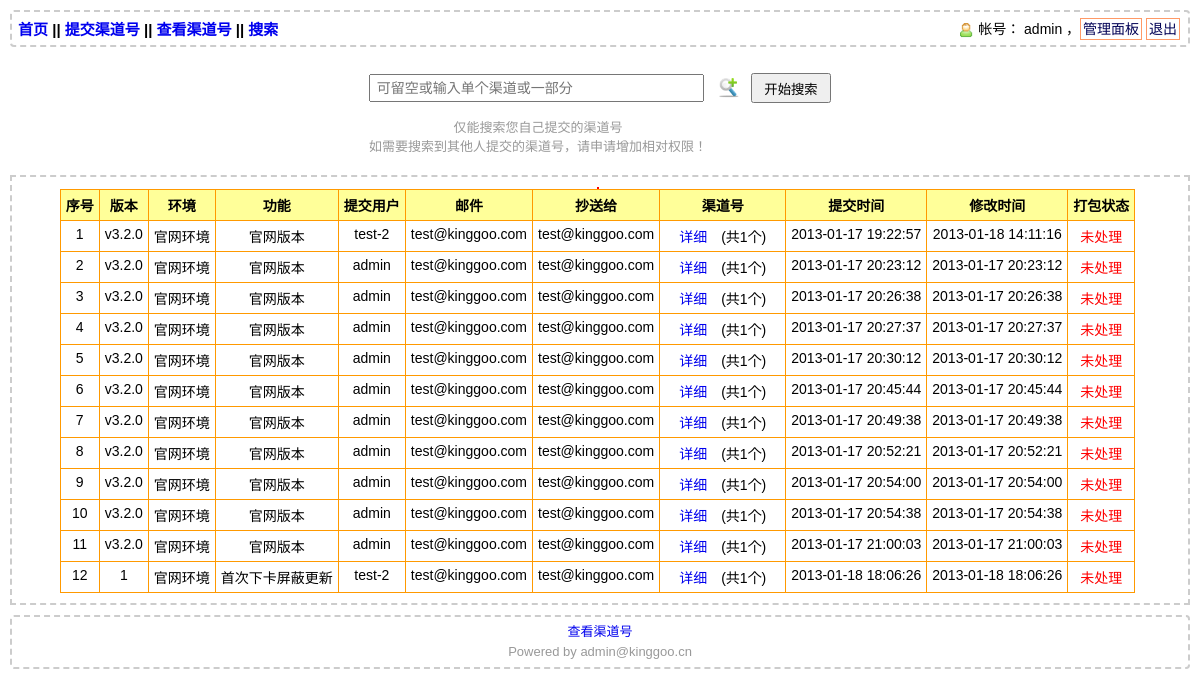
Page /searcher.php (signed in) on the committed database.
### tables this page shows
CREATE TABLE `source` (
  `s_id` int(10) NOT NULL AUTO_INCREMENT,
  `v_id` int(50) NOT NULL COMMENT 'version内',
  `f_id` int(5) NOT NULL COMMENT '特殊功能存储',
  `p_id` int(5) NOT NULL COMMENT '环境标识',
  `v_version` varchar(50) NOT NULL COMMENT 'version内渠道号',
  `s_status` int(5) NOT NULL COMMENT '0，成功；1,失败',
  `client_platform` int(2) NOT NULL,
  `percentage` int(5) NOT NULL DEFAULT '0' COMMENT '临时存储进度',
  `s_value` text NOT NULL COMMENT '存放每次提交的所有sourceid',
  `s_submitdatetime` datetime DEFAULT NULL COMMENT '提交时间',
  `update_time` datetime DEFAULT NULL,
  `u_mailcc` varchar(255) NOT NULL DEFAULT 'liuxue@vancl.cn' COMMENT '抄送邮件',
  `uid` int(5) NOT NULL COMMENT '保存user_admin内的uid',
  `mail` varchar(50) NOT NULL COMMENT 'session[mail]',
  `ftp` longtext COMMENT 'ftp信息',
  `s_describe` varchar(600) NOT NULL COMMENT '描述信息',
  PRIMARY KEY (`s_id`)
);

CREATE TABLE `platform` (
  `p_name` varchar(25) NOT NULL,
  `p_value` varchar(25) NOT NULL,
  `p_venv` int(5) NOT NULL
);

CREATE TABLE `function` (
  `f_name` varchar(100) NOT NULL,
  `f_value` varchar(50) NOT NULL,
  `f_venv` int(5) NOT NULL
);

CREATE TABLE `user_admin` (
  `uid` int(5) NOT NULL AUTO_INCREMENT COMMENT '用户id',
  `password` varchar(100) NOT NULL DEFAULT '084e0343a0486ff05530df6c705c8bb4' COMMENT 'LADP验证密码替代品',
  `username` varchar(30) NOT NULL COMMENT '用户名称，可能会是邮箱地址',
  `email` varchar(255) NOT NULL,
  `ugid` int(5) NOT NULL,
  PRIMARY KEY (`uid`)
);

### conf/config.php (called while the page is built, shortened)
<?php
$administrator=array(
"smtphost"=>"smtpsrv01.kinggoo.cn",
"charset"=>"utf-8",
"port"=>"25",
"fromadds"=>"admin@kinggoo.cn",
"fromname"=>"admin@kinggoo.cn",
"mail"=>"admin@kinggoo.cn",
"name"=>"admin@kinggoo.cn",
"password"=>"KingGoo.com",
"site"=>"http://pek7-qas-01.kinggoo.cn/source/",
"apply"=>"shenqing.php",
"sercher"=>"1"
);
?>

### searcher.php (the view, shortened to what this page needs)
<?php
include('header.php');
?>
<br>
<form action="searcher.php" id="formsearch" method="get"
	name="formsearch">
<table align="center">
	<tr>
		<td><input name="submitSearch" placeholder=" 可留空或输入单个渠道或一部分"
			id="submitSearch" type="text"
			style="color: #999999; height: 28px; width: 335px; font-size: 14px;"
			onFocus="if(value==defaultValue){value='';this.style.color='#000'}"
			onBlur="if(!value){value=defaultValue;this.style.color='#999'}" /></td>
		<td><a href="javascript:void(0);" class="abtn_3"
			style="text-decoration: none;"> <img src="image/sou.png" alt="高级模式"
			width="20" height="20">
		</a></td>
		<td><input type="submit" style="height: 30px; width: 80px"
			value="开始搜索"></td>
	</tr>
	<tr align="center">
		<td><font color="#999" style="font-size: 13px">仅能搜索您自己提交的渠道号<br>
		如需要搜索到其他人提交的渠道号，请申请增加相对权限！</font></td>
	</tr>
</table>
</form>
		<?php
		if(isset($_GET)){
			$p_id=$_GET[env][0];
			$status=$_GET[status][0];
			$f_id=$_GET[fun][0];
			$v_id=$_GET[v_id];
			$psfv=$p_id.$status.$f_id.$v_id;
			if(preg_match('/^[0-9a-zA-Z_]{1,}$/', $_GET[submitSearch])||isset($_GET[submitSearch]) && preg_match('/^\d*$/', $psfv )||isset($psfv)  ){
				if($administrator[sercher]=="0"){
					$uid=$_SESSION[uid];
				}else if($administrator[sercher]=="1"){
					$uid="";
				}else if($administrator[sercher]=="2"){
					$uid="";
				}
				$sqlkey=searchKeyword($_GET[submitSearch],"$uid","$f_id","$status","$p_id","$v_id");
				$sqltest=searchKeyword($_GET[submitSearch],"$uid","$f_id","$status","$p_id","$v_id");
				$es = is_array(mysql_fetch_array($sqltest));
				$ees = $es ? TRUE  : FALSE ;
				if($ees){
					echo "<div style=\"border: 1px solid #cc;border: 2px dashed #ccc;	margin:2 2px;padding:10 10 10 5px\"><table align=\"center\"  style=\"font-size:14px\" border=\"1\" cellpadding=\"5\" bordercolor=\"#FF0000\" bordercolorlight=\"#33FF00\" bordercolordark=\"#CCFF00\" cellspacing=\"0\" >
				<table id=\"myTable\" class=\"tablesorter\"  align=\"center\"  style=\"font-size:14px;border: solid 1px #f90;border-collapse: collapse;\" border=\"1\" cellpadding=\"5\" bordercolor=\"#666666\" bordercolorlight=\"#33FF00\" bordercolordark=\"#CCFF00\" cellspacing=\"0\" >";
					echo "<thead><tr bordercolor=\"#000000\" bgcolor=\"#FFFF99\">
					<th  scope=\"col\">序号</th>
					<th  scope=\"col\">版本</th>
					<th  scope=\"col\">环境</th>
					<th  scope=\"col\">功能</th>
					<th  scope=\"col\">提交用户</th>
					<th scope=\"col\">邮件</th>
					<th scope=\"col\">抄送给</th>
					<th  scope=\"col\">渠道号</th>
					<th  scope=\"col\">提交时间</th>
					<th  scope=\"col\">修改时间</th>
					<th scope=\"col\">打包状态</th>
			</tr></thead><tbody>";
					while($rowt=mysql_fetch_array($sqlkey)){
						$rowt_s_value_look=str_replace("\n", "<br>", str_replace(" ", "&nbsp;", $rowt[s_value]));
						$rowt_s_value_look_array=explode("<br>", "$rowt_s_value_look");
						$total=ceil(count($rowt_s_value_look_array));
						$fSql=mysql_query("SELECT f_name from function where f_venv='$rowt[f_id]'");
						$fRow=mysql_fetch_array($fSql);
						$pSql=mysql_query("SELECT p_name from platform where p_venv='$rowt[p_id]'");
						$pRow=mysql_fetch_array($pSql);
						$uSql=mysql_query("SELECT username from user_admin where uid='$rowt[uid]'");
						$uRow=mysql_fetch_array($uSql);
						if($rowt[s_status]=='1'){
							$s_status="<font color=\"red\">未处理</font>";
						}
						echo "<tr  id=\"a\" style=\"text-align: center;\">
					<td valign=\"top\">".$rowt[s_id]."</td>
					<td valign=\"top\">".$rowt[v_version]."</td>
					<td valign=\"top\">".$pRow[p_name]."</td>
					<td valign=\"top\">".$fRow[f_name]."</td>
					<td valign=\"top\">".$uRow[username]."</td>
					<td valign=\"top\">".$rowt[mail]."</td>
					<td valign=\"top\">".$rowt[u_mailcc]."</td>
					<td valign=\"top\" align=\"left\">　<a href=\"submit_source_xinxi.php?id=$rowt[s_id]&page=1\">详细</a>　(共".$total."个)　</td>
					<td valign=\"top\">".$rowt[s_submitdatetime]."</td>
					<td valign=\"top\">".$rowt[update_time]."</td>
					<td valign=\"top\">".$s_status."</td>
			</tr>";
					}
					echo "</tbody></table></div>";
				}
			}else{
				$classaction->get_show_msg("searcher.php","0","<font color=red><b>传递参数字符不合法，您的恶意相关操作信息已发送给管理员！</b></font>","8");
			}
		}
		function searchKeyword($sourceidkey,$uid,$f_id,$s_status,$p_id,$v_id){
			$sql="SELECT *  FROM `source` WHERE  s_value LIKE '%$sourceidkey%' AND f_id LIKE '%$f_id%' AND p_id LIKE '%$p_id%' AND s_status LIKE '%$s_status%' AND v_id LIKE '%$v_id%' AND uid LIKE '%$uid%'";
			$sql=mysql_query($sql);
	return $sql;
}
?>
<?php
include('foot.php');
?>

### common.css (style rules this page uses)
body { font-family: arial, sans-serif; font-size: 13px; }
img { vertical-align:middle; border="0" }
td { padding: 1px; height: 20px; padding: 5px; margin-top: 5px; margin-left: 2px; margin-bottom: 5px; margin-right: 2px; }
a { text-decoration: none; }

### rows in the picture
source: s_id "1", v_version "v3.2.0", platform.p_name "官网环境", function.f_name "官网版本", uid.username "test-2", mail "test@kinggoo.com", u_mailcc "test@kinggoo.com", total "1", s_submitdatetime "2013-01-17 19:22:57", update_time "2013-01-18 14:11:16", s_status "未处理"
source: s_id "2", v_version "v3.2.0", platform.p_name "官网环境", function.f_name "官网版本", uid.username "admin", mail "test@kinggoo.com", u_mailcc "test@kinggoo.com", total "1", s_submitdatetime "2013-01-17 20:23:12", update_time "2013-01-17 20:23:12", s_status "未处理"
source: s_id "3", v_version "v3.2.0", platform.p_name "官网环境", function.f_name "官网版本", uid.username "admin", mail "test@kinggoo.com", u_mailcc "test@kinggoo.com", total "1", s_submitdatetime "2013-01-17 20:26:38", update_time "2013-01-17 20:26:38", s_status "未处理"
source: s_id "4", v_version "v3.2.0", platform.p_name "官网环境", function.f_name "官网版本", uid.username "admin", mail "test@kinggoo.com", u_mailcc "test@kinggoo.com", total "1", s_submitdatetime "2013-01-17 20:27:37", update_time "2013-01-17 20:27:37", s_status "未处理"
source: s_id "5", v_version "v3.2.0", platform.p_name "官网环境", function.f_name "官网版本", uid.username "admin", mail "test@kinggoo.com", u_mailcc "test@kinggoo.com", total "1", s_submitdatetime "2013-01-17 20:30:12", update_time "2013-01-17 20:30:12", s_status "未处理"
source: s_id "6", v_version "v3.2.0", platform.p_name "官网环境", function.f_name "官网版本", uid.username "admin", mail "test@kinggoo.com", u_mailcc "test@kinggoo.com", total "1", s_submitdatetime "2013-01-17 20:45:44", update_time "2013-01-17 20:45:44", s_status "未处理"
source: s_id "7", v_version "v3.2.0", platform.p_name "官网环境", function.f_name "官网版本", uid.username "admin", mail "test@kinggoo.com", u_mailcc "test@kinggoo.com", total "1", s_submitdatetime "2013-01-17 20:49:38", update_time "2013-01-17 20:49:38", s_status "未处理"
source: s_id "8", v_version "v3.2.0", platform.p_name "官网环境", function.f_name "官网版本", uid.username "admin", mail "test@kinggoo.com", u_mailcc "test@kinggoo.com", total "1", s_submitdatetime "2013-01-17 20:52:21", update_time "2013-01-17 20:52:21", s_status "未处理"
source: s_id "9", v_version "v3.2.0", platform.p_name "官网环境", function.f_name "官网版本", uid.username "admin", mail "test@kinggoo.com", u_mailcc "test@kinggoo.com", total "1", s_submitdatetime "2013-01-17 20:54:00", update_time "2013-01-17 20:54:00", s_status "未处理"
source: s_id "10", v_version "v3.2.0", platform.p_name "官网环境", function.f_name "官网版本", uid.username "admin", mail "test@kinggoo.com", u_mailcc "test@kinggoo.com", total "1", s_submitdatetime "2013-01-17 20:54:38", update_time "2013-01-17 20:54:38", s_status "未处理"
source: s_id "11", v_version "v3.2.0", platform.p_name "官网环境", function.f_name "官网版本", uid.username "admin", mail "test@kinggoo.com", u_mailcc "test@kinggoo.com", total "1", s_submitdatetime "2013-01-17 21:00:03", update_time "2013-01-17 21:00:03", s_status "未处理"
source: s_id "12", v_version "1", platform.p_name "官网环境", function.f_name "首次下卡屏蔽更新", uid.username "test-2", mail "test@kinggoo.com", u_mailcc "test@kinggoo.com", total "1", s_submitdatetime "2013-01-18 18:06:26", update_time "2013-01-18 18:06:26", s_status "未处理"

### other values in the picture
$_SESSION[displayname] "admin"
$administrator[mail] "admin@kinggoo.cn"
